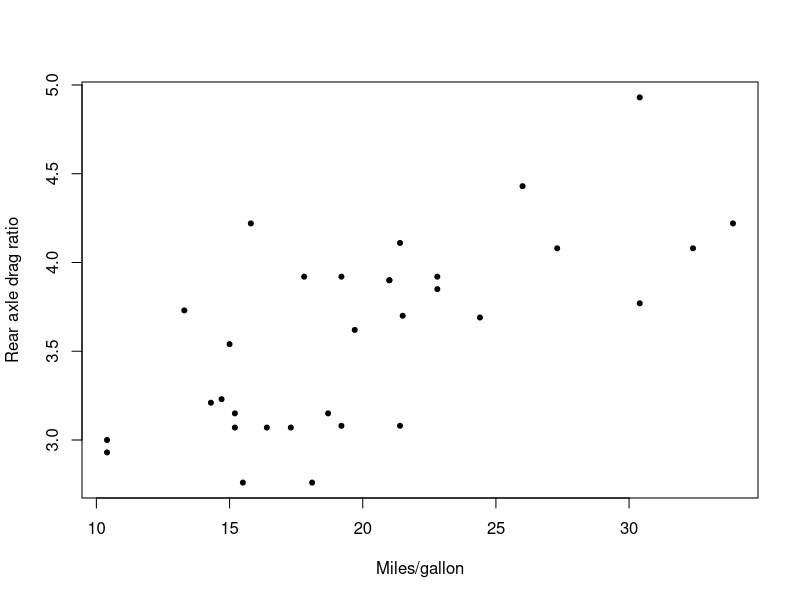

R code for this plot:
## ---- chunk 1
knitr::opts_knit$set(progress=FALSE, verbose=TRUE)
knitr::opts_chunk$set(echo=TRUE, collapse=TRUE, message=FALSE, warning=FALSE, dpi=150, fig.width=8, fig.height=6, fig.path="figs/")
## ---- chunk 2
library(data.table)
library(magrittr)
library(sf)
library(raster)
library(ggplot2)

## ---- chunk 3
with(mtcars, plot(mpg, drat, xlab="Miles/gallon", ylab="Rear axle drag ratio", pch=20))
## ---- chunk 4
randstr <- function(length=10) {
  paste0(sample(c(letters, LETTERS), length, replace=TRUE), collapse="")
}
set.seed(1234L)
randstr()
